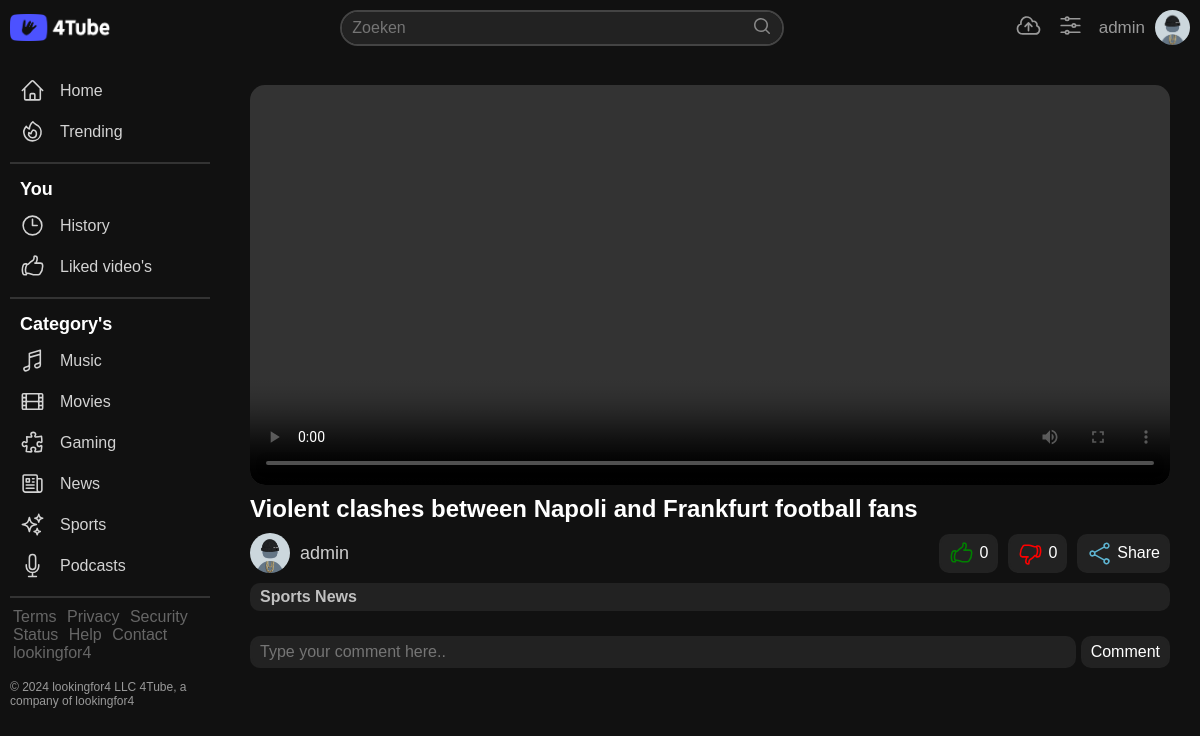
Screenshot of /video?v=9 (signed in) with the database file from the repository.
### tables this page shows
CREATE TABLE `users` (
    userId int UNSIGNED AUTO_INCREMENT PRIMARY KEY,
    username varchar(25),
    description varchar(500),
    password varchar(255),
    profilePic varchar(255),
    registrationDate DATE NOT NULL DEFAULT CURRENT_DATE
);

CREATE TABLE `videos` (
    videoId int AUTO_INCREMENT PRIMARY KEY,
    userId int UNSIGNED,
    FOREIGN KEY (userId) REFERENCES users(userId),
    title varchar(255),
    description varchar(2000),
    uploadDate varchar(200),
    videoUrl varchar(255)
);

### includes/connection.php (called while the page is built, shortened)
<?php
$host = '127.0.0.1';
$db = '4tube';
$user = 'root';
$charset = 'utf8mb4';
$dsn = "mysql:host=$host;dbname=$db;charset=$charset";
$pdo = new PDO($dsn, $user);
if (isset($_SESSION['loggedInUser'])) {
    $loggedInUserId = $_SESSION['loggedInUser'];
}
$usersQuery = "SELECT * FROM users WHERE userId = :id;";
$usersStmt = $pdo->prepare($usersQuery);
$usersStmt->bindParam(':id', $loggedInUserId, PDO::PARAM_INT);
try {
    $usersStmt->execute();
    $user = $usersStmt->fetch(PDO::FETCH_ASSOC);
} catch (PDOException $e) {
    error_log("Error: " . $e->getMessage());
    die();
}

### video.php (the view, shortened to what this page needs)
<?php
include_once("includes/connection.php");
?>
<!DOCTYPE html>
<html lang="en">
<head>
    <link rel="stylesheet" href="assets/styles/style.css">
</head>
<body>
    <?php
    include_once("includes/nav.php");
    include_once("includes/aside.php");
    ?>
    <main>
        <?php
        try {
            if (isset($_GET['v'])) {
                $video = $_GET['v'];
            }
            $Query = "SELECT v.*, u.username, u.profilePic,
                    SUM(CASE WHEN l.type = 1 THEN 1 ELSE 0 END) AS likes,
                    SUM(CASE WHEN l.type = 0 THEN 1 ELSE 0 END) AS dislikes
                    FROM videos v
                    JOIN users u ON v.userId = u.userId
                    LEFT JOIN likes l ON v.videoId = l.videoId
                    WHERE v.videoId = :video
                    GROUP BY v.videoId;";
            $Stmt = $pdo->prepare($Query);
            $Stmt->bindParam(':video', $video, PDO::PARAM_STR);
            $Stmt->execute();
            $videoData = $Stmt->fetchAll(PDO::FETCH_ASSOC);
            foreach ($videoData as $video) { ?>
                <div class="video-container">
                    <video src='<?= "usercontent/" . htmlspecialchars($video['videoUrl']) ?>' controls></video>
                    <h2><?= htmlspecialchars($video['title']) ?></h2>
                    <div class="video-info">
                        <a href="profile?p=<?= htmlspecialchars($video['username']) ?>" class="video-profile">
                            <img src="<?= htmlspecialchars($video['profilePic']) ?>">
                            <p><?= htmlspecialchars($video['username']) ?></p>
                        </a>
                        <form method="post" class="likes">
                            <button name="like"><?= $video['likes'] ?></button>
                            <button name="dislike"><?= $video['dislikes'] ?></button>
                            <button onclick="share()">Share</button>
                        </form>
                    </div>
                    <div class="description">
                        <h4><?= nl2br(htmlspecialchars($video['description'])) ?></h4>
                    </div>
                    <div class="comments">
                        <?php if (isset($_SESSION['loggedInUser'])) { ?>
                            <form method="post">
                                <input placeholder="Type your comment here.." name="comment" required>
                                <button type="submit">Comment</button>
                            </form>
                        <?php }
                        ?>
                    </div>
                </div>
        <?php }
        } catch (\Throwable $th) {
            echo "Video not found";
            error_log("Error: " . $th->getMessage());
        }
        ?>
    </main>
</body>
</html>

### includes/nav.php (shortened to what this page needs)
<nav>
    <a class="logo" href="index.php">
        <img src="assets/images/logo.png" alt="logo">
    </a>
    <form action="search.php" method="get">
        <input name="q" type="text" placeholder="Zoeken" required>
        <button type="submit"><svg xmlns="http://www.w3.org/2000/svg" viewBox="0 0 20 20" fill="currentColor" class="w-5 h-5">
                <path fill-rule="evenodd" d="M9 3.5a5.5 5.5 0 1 0 0 11 5.5 5.5 0 0 0 0-11ZM2 9a7 7 0 1 1 12.452 4.391l3.328 3.329a.75.75 0 1 1-1.06 1.06l-3.329-3.328A7 7 0 0 1 2 9Z" clip-rule="evenodd" />
            </svg></button>
    </form>
    <?php if (isset($_SESSION['loggedInUser'])) { ?>
        <div class="usersection">
            <a href="upload.php"></a>
            <a href="manage.php"></a>
            <div class="dropdown">
                <a class="profile-dropdown">
                    <p><?= htmlspecialchars($user['username']) ?></p>
                    <img src="<?= htmlspecialchars($user['profilePic']) ?>" alt="pfp">
                </a>
            </div>
        </div>
    <?php } ?>
</nav>

### assets/styles/style.css (style rules this page uses)
* { margin: 0; padding: 0; outline: 0; box-sizing: border-box; }
body { font-family: sans-serif; background-color: #111; color: white; }
a { text-decoration: none; color: #999; transition: all .3s; }
p { color: #999; }
input, textarea { resize: vertical; background-color: #222; color: white; padding: 5px 8px; font-size: 16px; border-radius: 10px; border: 2px solid #222; transition: all .2s; }
button { background-color: #222; color: white; padding: 5px 8px; font-size: 16px; border-radius: 10px; border: 2px solid #222; transition: all .2s; cursor: pointer; }
nav { display: flex; justify-content: space-between; padding: 10px; gap: 10px; width: 100%; background-color: #111; position: fixed; top: 0; z-index: 100; }
nav .logo img { width: 100px; height: 35px; object-fit: contain; }
nav form:nth-child(2) { display: flex; }
nav form:nth-child(2) input { background-color: #222; color: white; width: 400px; padding: 7px 10px; border: 0; font-size: 16px; border-radius: 20px 0 0 20px; }
nav form:nth-child(2) button { background-color: #222; padding: 0 10px; border: 0; border-radius: 0 20px 20px 0; cursor: pointer; }
nav form:nth-child(2) { height: fit-content; border: 2px solid #444; border-radius: 20px; }
nav form:nth-child(2) svg { color: #888; width: 20px; }
nav .profile-dropdown { cursor: pointer; display: flex; align-items: center; gap: 10px; color: #999; }
nav .profile-dropdown img { pointer-events: none; width: 35px; height: 35px; object-fit: cover; border-radius: 50%; }
nav .profile-dropdown p { color: #999; font-weight: 500; font-size: 17px; }
main { padding: 0 15px; margin-top: 70px; margin-left: 220px; }
.dropdown { position: relative; display: inline-block; }
.usersection { display: flex; gap: 15px; align-items: center; height: fit-content; }
.usersection>a svg { color: #999; width: 27px; transition: all .2s; }
.video-container { display: flex; flex-direction: column; padding: 15px; gap: 10px; width: 100%; min-height: calc(100vh - 90px); border-radius: 10px; }
.video-container video { border-radius: 15px; width: 100%; height: 400px; }
.video-container h4 { color: silver; }
.video-container .description { background-color: #222; padding: 5px 10px; border-radius: 10px; max-height: 84px; overflow-y: scroll; }
.video-container .video-info { display: flex; align-items: center; justify-content: space-between; width: 100%; }
.video-container .video-profile { display: flex; align-items: center; gap: 10px; width: fit-content; }
.video-container .video-profile p { color: rgb(206, 206, 206); font-size: 18px; }
.video-container .video-profile img { width: 40px; border-radius: 50%; pointer-events: none; }
.video-container .likes { display: flex; align-items: center; gap: 10px; }
.likes button { display: flex; align-items: center; gap: 5px; }
.likes button svg { width: 25px; }
.likes button:first-child svg { color: green; }
.likes button:nth-child(2) svg { color: red; }
.likes button:nth-child(4) svg { color: rgb(94, 181, 210); }
.comments form { padding: 15px 0; display: flex; gap: 5px; }
.comments form input { width: 100%; }

### rows the page displays
users: username "admin", profilePic (placeholder picture)
videos: title "Violent clashes between Napoli and Frankfurt football fans", userId.profilePic (placeholder picture), userId.username "admin", likes "0", dislikes "0", description "Sports News"
